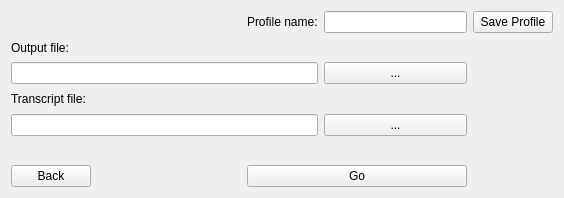
<?xml version="1.0" encoding="UTF-8"?>
<ui version="4.0">
 <class>OutputSelect</class>
 <widget class="QWidget" name="OutputSelect">
  <property name="geometry">
   <rect>
    <x>0</x>
    <y>0</y>
    <width>564</width>
    <height>198</height>
   </rect>
  </property>
  <property name="windowTitle">
   <string>OutputSelect</string>
  </property>
  <layout class="QGridLayout" name="gridLayout">
   <item row="2" column="0">
    <widget class="QLabel" name="outputLabel">
     <property name="text">
      <string>Output file:</string>
     </property>
    </widget>
   </item>
   <item row="1" column="3">
    <widget class="QLineEdit" name="profileName"/>
   </item>
   <item row="7" column="2" colspan="2">
    <widget class="QPushButton" name="goButton">
     <property name="text">
      <string>Go</string>
     </property>
    </widget>
   </item>
   <item row="5" column="3">
    <widget class="QPushButton" name="transcriptFileSelect">
     <property name="text">
      <string>...</string>
     </property>
    </widget>
   </item>
   <item row="1" column="4">
    <widget class="QPushButton" name="saveProfileButton">
     <property name="text">
      <string>Save Profile</string>
     </property>
    </widget>
   </item>
   <item row="7" column="0">
    <widget class="QPushButton" name="backButton">
     <property name="text">
      <string>Back</string>
     </property>
    </widget>
   </item>
   <item row="1" column="0">
    <widget class="QLabel" name="profileNameWarning">
     <property name="text">
      <string/>
     </property>
    </widget>
   </item>
   <item row="5" column="0" colspan="3">
    <widget class="QLineEdit" name="transcriptLineEdit"/>
   </item>
   <item row="1" column="2">
    <widget class="QLabel" name="profileLabel">
     <property name="text">
      <string>Profile name:</string>
     </property>
    </widget>
   </item>
   <item row="6" column="0">
    <widget class="QLabel" name="continueWarning">
     <property name="text">
      <string/>
     </property>
    </widget>
   </item>
   <item row="4" column="0">
    <widget class="QLabel" name="transcriptLabel">
     <property name="text">
      <string>Transcript file:</string>
     </property>
    </widget>
   </item>
   <item row="3" column="0" colspan="3">
    <widget class="QLineEdit" name="outputLineEdit"/>
   </item>
   <item row="3" column="3">
    <widget class="QPushButton" name="outputFileSelect">
     <property name="text">
      <string>...</string>
     </property>
    </widget>
   </item>
   <item row="1" column="1">
    <spacer name="horizontalSpacer">
     <property name="orientation">
      <enum>Qt::Horizontal</enum>
     </property>
     <property name="sizeHint" stdset="0">
      <size>
       <width>40</width>
       <height>20</height>
      </size>
     </property>
    </spacer>
   </item>
  </layout>
 </widget>
 <layoutdefault spacing="6" margin="11"/>
 <resources/>
 <connections/>
</ui>
